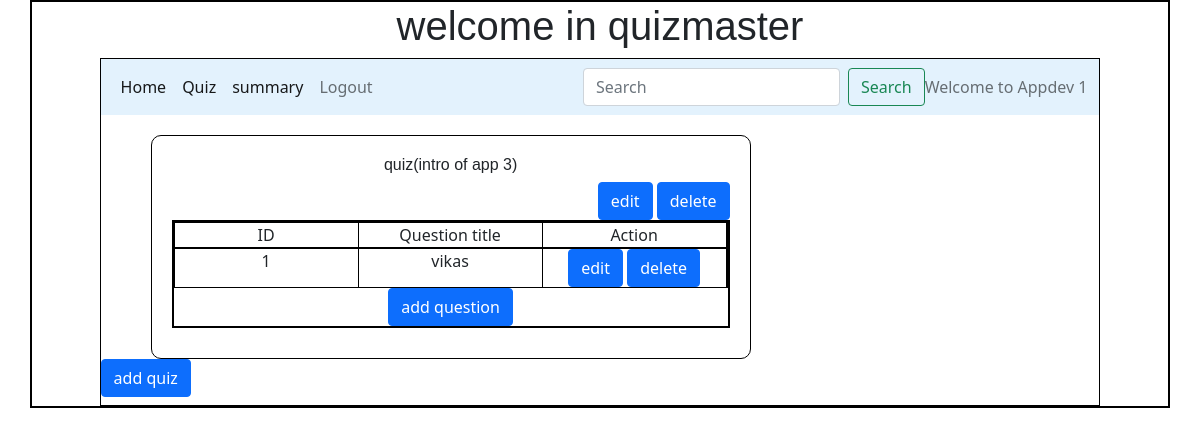
/quiz_management/Appdev 1, run on the app's committed database.
### models/database.py (models this page shows)
class Quizzes(db.Model):
    __tablename__="Quizzes"
    id=db.Column(db.Integer, primary_key=True, autoincrement=True, unique=True)
    Chapter_id=db.Column(db.Integer, db.ForeignKey('Chapters.id',ondelete="CASCADE"))
    score=db.Column(db.Integer, nullable=False)
    date=db.Column(db.DateTime, nullable=False)
    time_duration=db.Column(db.Float, nullable=False)
    remark=db.Column(db.String(100))
    Question=db.relationship('Questions', backref="Quizzes", cascade="all, delete-orphan")
    Score=db.relationship('Scores', backref='Quizzes', cascade="all, delete-orphan")

class Chapters(db.Model):
    __tablename__="Chapters"
    id=db.Column(db.Integer, primary_key=True, autoincrement=True,unique=True)
    name=db.Column(db.String(100), nullable=False)
    description=db.Column(db.String(100), nullable=False)
    subject_id=db.Column(db.Integer, db.ForeignKey("Subjects.id", ondelete="CASCADE"), nullable=False)
    quiz=db.relationship('Quizzes', backref="Chapters", cascade="all, delete-orphan")

class Questions(db.Model):
    __tablename__="Questions"
    id=db.Column(db.Integer, primary_key=True, autoincrement=True, unique=True)
    title=db.Column(db.String(100),nullable=False)
    question=db.Column(db.String(100), nullable=False)
    option1=db.Column(db.String(100), nullable=False)
    option2=db.Column(db.String(100), nullable=False)
    option3=db.Column(db.String(100), nullable=False)
    option4=db.Column(db.String(100), nullable=False)
    answer=db.Column(db.String(100), nullable=False)
    Quiz_id=db.Column(db.Integer, db.ForeignKey('Quizzes.id', ondelete="CASCADE"), nullable=False)
    marks=db.Column(db.Integer, default=1)

### controllers/main.py (the view)
@app.route("/quiz_management/<name>" ,methods=["GET","POST"])
def quiz_management(name):
    quizzes=Quizzes.query.all()
    return render_template("quiz_management.html", name=name,quizzes=quizzes)

### templates/quiz_management.html
{%extends "admin_layout.html"%}
{%block content%}
            {%if quizzes%}
            {%for quiz in quizzes%}
              <div class="small_form">
                <h4 class="center">quiz({{quiz.Chapters.name}})</h4>
                <div style="text-align: right;">
                  <a class="btn btn-primary" href="/edit_quiz/{{quiz.id}}/{{name}}" role="button">edit</a>
                  <a class="btn btn-primary" href="/quiz/{{quiz.id}}{{name}}/delete" role="button">delete</a>
                </div>
                <div class="container text-center">
                  <div class="row">
                    <div class="col">
                      ID
                    </div>
                    <div class="col">
                      Question title
                    </div>
                    <div class="col">
                      Action
                    </div>
                  </div>
                  {%if quiz.Question%}
                  {%for Q in quiz.Question%}
                  <div class="row">
                    <div class="col">
                      {{Q.id}}
                    </div>
                    <div class="col">
                      {{Q.title}}
                    </div>
                    <div class="col">
                      <a class="btn btn-primary" href="/edit_question/{{Q.id}}/{{name}}" role="button">edit</a>
                      <a class="btn btn-primary" href="/question/{{Q.id}}/{{name}}/delete" role="button">delete</a>
                    </div>
                  </div>
                  {%endfor%}
                  {%else%}
                  <div>
                    <h5>no question aded yet</h5>
                  </div>
                  {%endif%}
                  <div>
                    <a class="btn btn-primary" href="/new_question/{{quiz.id}}/{{name}}" role="button">add question</a>
                  </div>
                </div>
              </div>
              {%endfor%}
              {%else%}
              <div>
                <h4>No quiz added till now</h4>
              </div>
              {%endif%}
              <div>
                <a class="btn btn-primary" href="/new_quiz/{{name}}" role="button">add quiz</a>
              </div>
{%endblock%}

### static/main.css (style rules this page uses)
* { margin: 0px; }
.container { border: 2px solid black; }
.small_form { border: 1px solid black; width: 600px; height: auto; margin-top: 20px; padding: 20px; border-radius: 10px; margin-left: 50px; padding-bottom: 30px; }
.row { border: 1px solid black; }
.col { border-right: 1px solid black; }
.center { text-align: center; font: 1em sans-serif; }

### data on the page
Quizzes: Chapters.name "intro of app 3"
Questions: id "1", title "vikas"

### other printed values
{{ name }} "Appdev 1"
